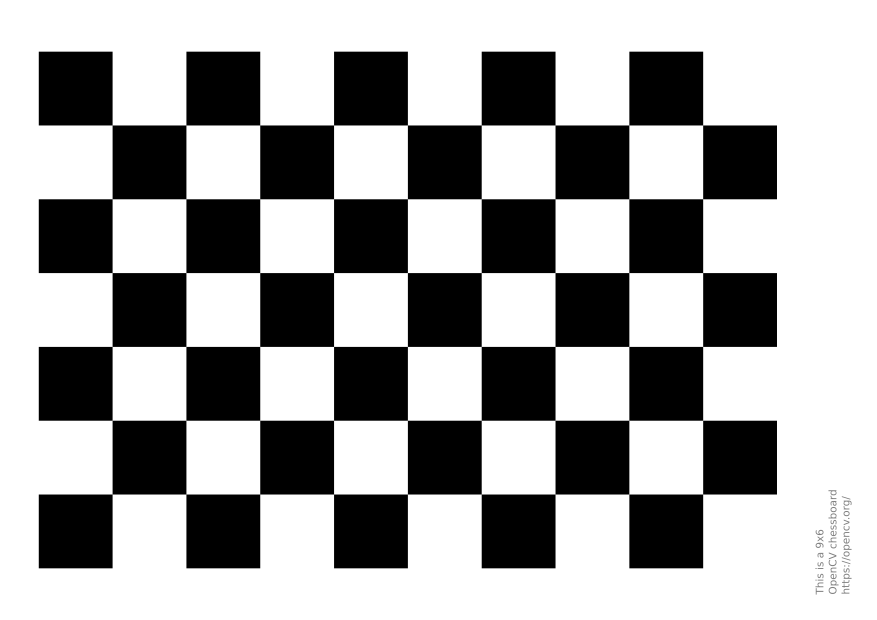
#> input picture 2026Fall/project_5/data/chess.png, 1754 x 1240 px (shown at 1/2 size)
$ python lab05_step1.py
#> lines starting #> are read from the running program, lines starting #| are printed output that depends on the picture; after the words box and inside, x2 and y2 are one past the last pixel; in counts of white or black regions, pixels touching at a corner belong together
"""第一步：计算 Harris 响应，观察超过阈值的区域。"""
from pathlib import Path
import json

import cv2
import numpy as np


def main():
    # 按脚本位置查找图片，从任何工作目录运行都可以。
    root = Path(__file__).resolve().parent
    source = root / "data" / "chess.png"
    results = root / "results"

    # imdecode + fromfile 支持 Windows 中文路径。
    gray = cv2.imdecode(np.fromfile(source, dtype=np.uint8), cv2.IMREAD_GRAYSCALE)
#> gray is the input picture: shape (1240, 1754); min 0, max 255, mean 165.4
    if gray is None:
        raise ValueError(f"无法读取图片：{source}")

    # 每个像素得到一个分数；此处没有提取独立角点坐标。
    response = cv2.cornerHarris(gray.astype(np.float32), 2, 3, 0.04)
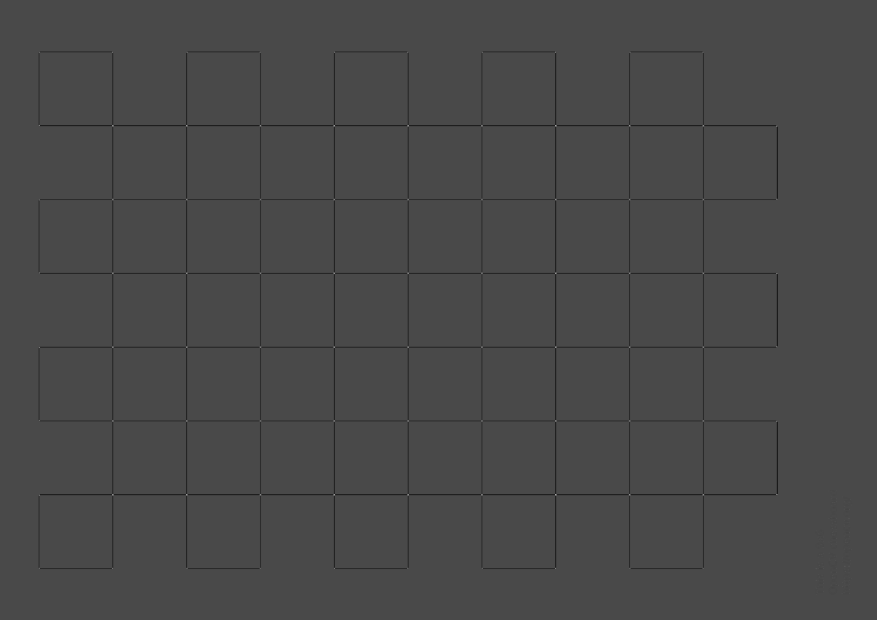
#> response: shape (1240, 1754) float32 (shown at 1/2 size); min -167808704, max 418069600, mean -1597854.8; drawn with min black and max white
    maximum = float(response.max())
#> maximum = 418069600
    threshold = 0.01 * maximum
#> threshold = 4180696
    mask = response > threshold if maximum > 0 else np.zeros(gray.shape, bool)
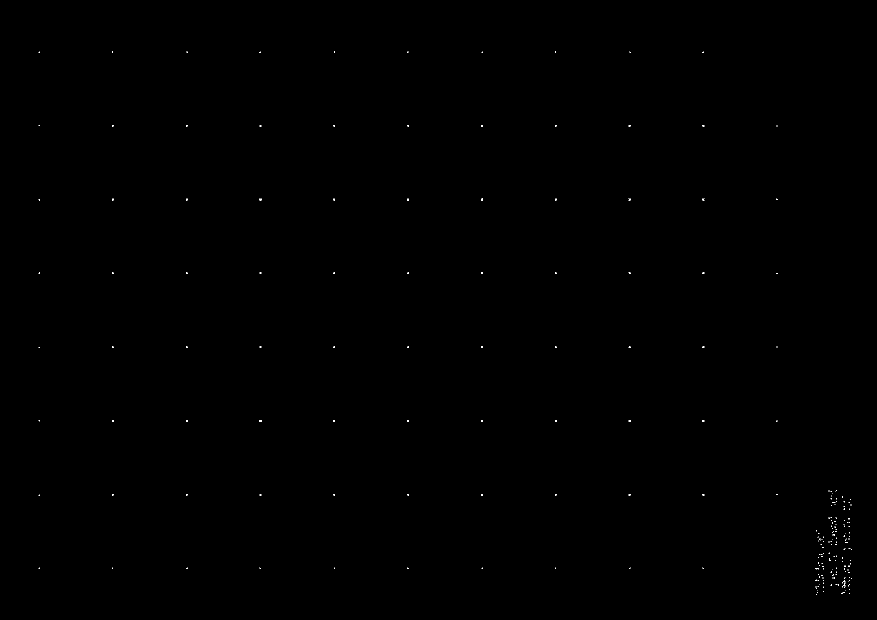
#> mask: shape (1240, 1754) bool (shown at 1/2 size); 0.06% white in thin lines or dots, all inside (x1, y1, x2, y2) = (77, 103, 1704, 1190)

    original = cv2.cvtColor(gray, cv2.COLOR_GRAY2BGR)
    marked = original.copy()
    marked[mask] = (0, 0, 255)  # OpenCV 使用 BGR，红色是 (0,0,255)。
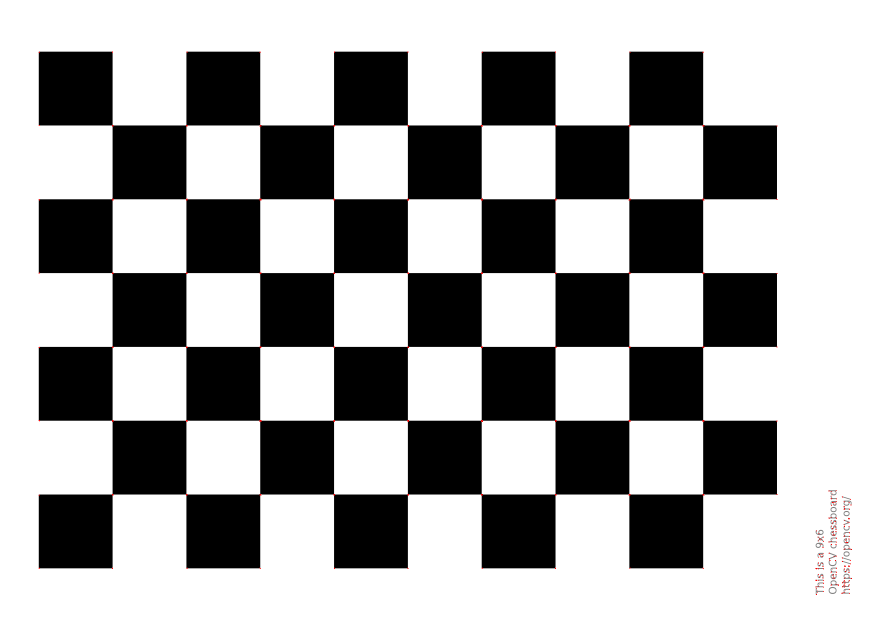
#> marked: shape (1240, 1754, 3) (shown at 1/2 size); mean B, G, R 165.3, 165.3, 165.5

    results.mkdir(exist_ok=True)

    def save(name, img):
        ok, encoded = cv2.imencode(".png", img)
        if not ok:
            raise RuntimeError(f"图片编码失败：{name}")
        encoded.tofile(results / name)

    save("step1_harris.png", marked)
    np.save(results / "step1_harris_response.npy", response)

    # 预览先缩小原图再重画标记，避免细小红点在缩图时消失。
    scale = min(1.0, 700 / gray.shape[1])
#> scale = 0.399
    size = (round(gray.shape[1] * scale), round(gray.shape[0] * scale))
#> size = (700, 495)
    left = cv2.resize(original, size, interpolation=cv2.INTER_AREA)
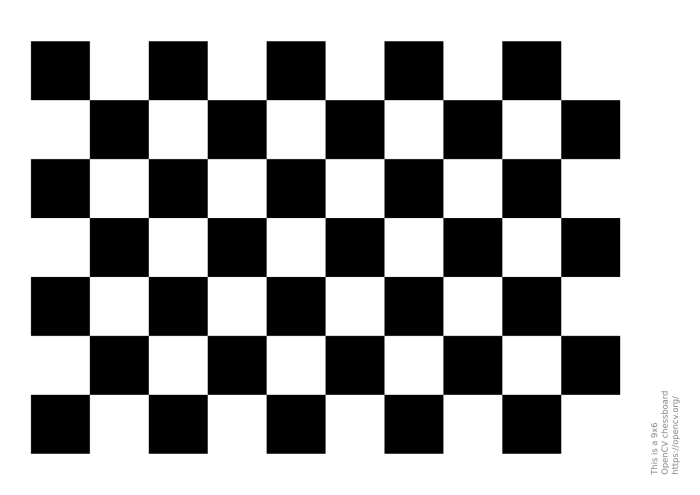
#> left: shape (495, 700, 3); min 0, max 255, mean 165.4
    right = left.copy()
    ys, xs = np.nonzero(mask)
#> ys = 1261 values from 103 to 1189; xs = 1261 values, max 1703 at index 926, min 77 at index 15, mean 1177.4
    preview_points = np.unique(np.rint(np.column_stack((xs, ys)) * scale).astype(int), axis=0)
#> preview_points = 571 pairs, first value 31 to 680, second value 41 to 475
    for x, y in preview_points:
        cv2.circle(right, (int(x), int(y)), 2, (0, 0, 255), -1)
#> this loop made 571 passes
#> (x, y) on passes 1 to 3: (31, 41), (31, 42), (31, 100)
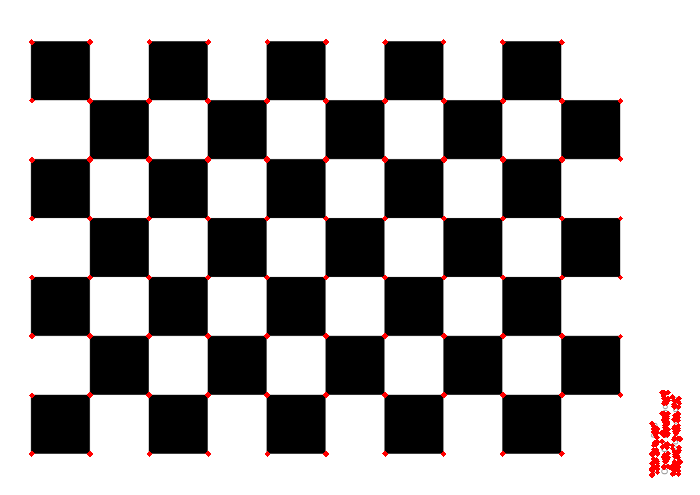
#> right: shape (495, 700, 3); 0.99% of pixels changed, all inside (x1, y1, x2, y2) = (29, 39, 683, 478)
    left = cv2.copyMakeBorder(left, 40, 0, 0, 0, cv2.BORDER_CONSTANT, value=(245, 245, 245))
#> left: shape (535, 700, 3)
    right = cv2.copyMakeBorder(right, 40, 0, 0, 0, cv2.BORDER_CONSTANT, value=(245, 245, 245))
#> right: shape (535, 700, 3)
    cv2.putText(left, "Original", (15, 27), cv2.FONT_HERSHEY_SIMPLEX, .7, (0, 0, 0), 2)
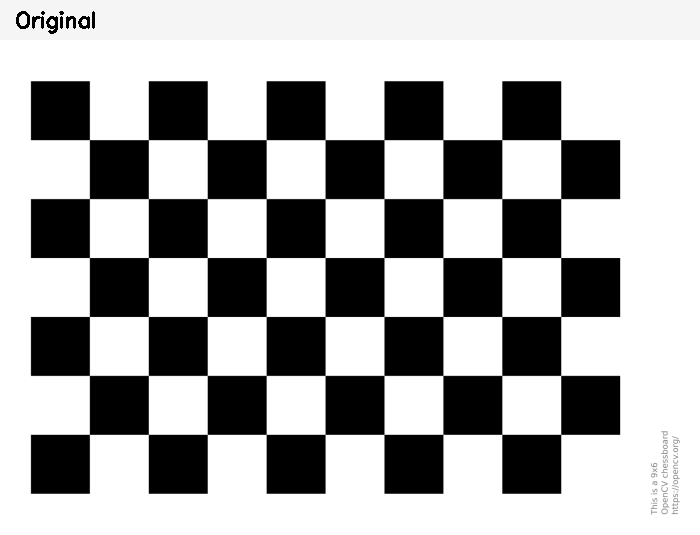
#> left: shape (535, 700, 3); min 0, max 255, mean 171
    cv2.putText(right, "Harris: k=0.04, threshold=1% max", (15, 27), cv2.FONT_HERSHEY_SIMPLEX, .6, (0, 0, 0), 1)
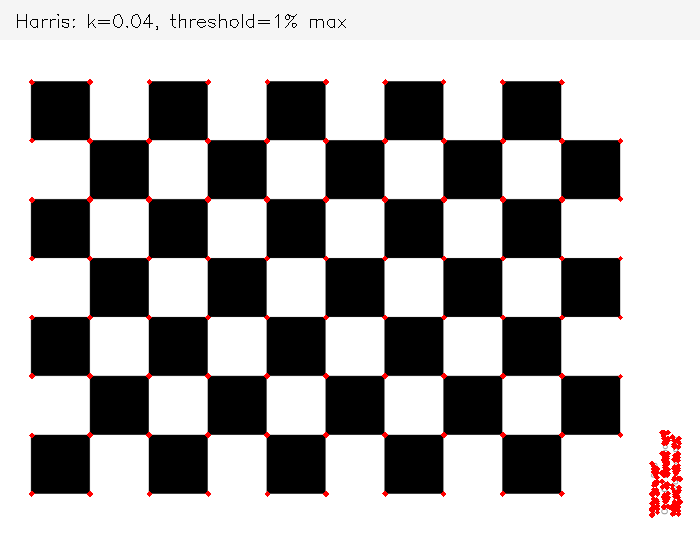
#> right: shape (535, 700, 3); mean B, G, R 169.3, 169.3, 171.6
    save("step1_comparison.png", np.hstack((left, right)))

    summary = {
        "image_shape_height_width": list(gray.shape),
        "opencv_version": cv2.__version__,
        "input_dtype": "float32",
        "input_range": "0..255",
        "blockSize": 2, "ksize": 3, "k": 0.04,
        "response_min": float(response.min()),
        "response_max": maximum,
        "threshold_ratio": 0.01, "threshold": threshold,
        "selected_pixel_count_not_corner_count": int(mask.sum()),
        "note": "No NMS. Preview marks enlarged for visibility; full-size result marks exact selected pixels.",
    }
    (results / "step1_summary.json").write_text(json.dumps(summary, indent=2), encoding="utf-8")
    print(json.dumps(summary, indent=2))
#> (printed output is left out)


if __name__ == "__main__":
    main()
